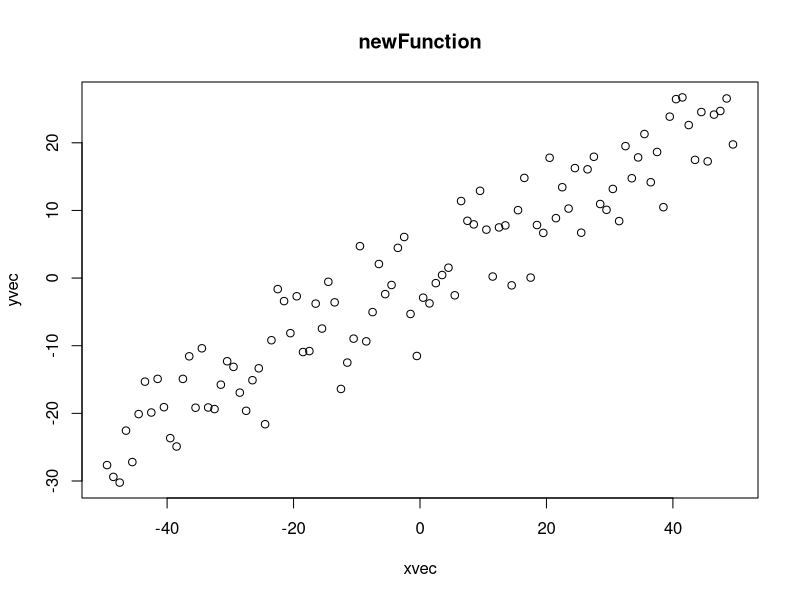

Write R code to recreate this figure.
## CREATING FUNCTIONS



newFunction <- function(xvec, yvec, ...) {
#                     xvec and yvec are arguments that you can pass to the function newFunction
#                     ellipses (...) means that base arguments can be plugged in
    xvec <- xvec-mean(xvec)
    yvec <- yvec-mean(yvec) #this what the argument does when you pass it values [e.g., xvec=XX returns XX-mean(XX)]
    plot(x=xvec, y=yvec, ...) # this will generate a plot as well
    return(cor(x=xvec, y=yvec)) # this returns a correlation value
}

xx <- seq(from=1, to=100,by=1)
yy <- 0.2 + xx*0.5 + rnorm(n=length(xx),mean=0,sd=5)
newFunction(xvec = xx, yvec = yy, main="newFunction")
